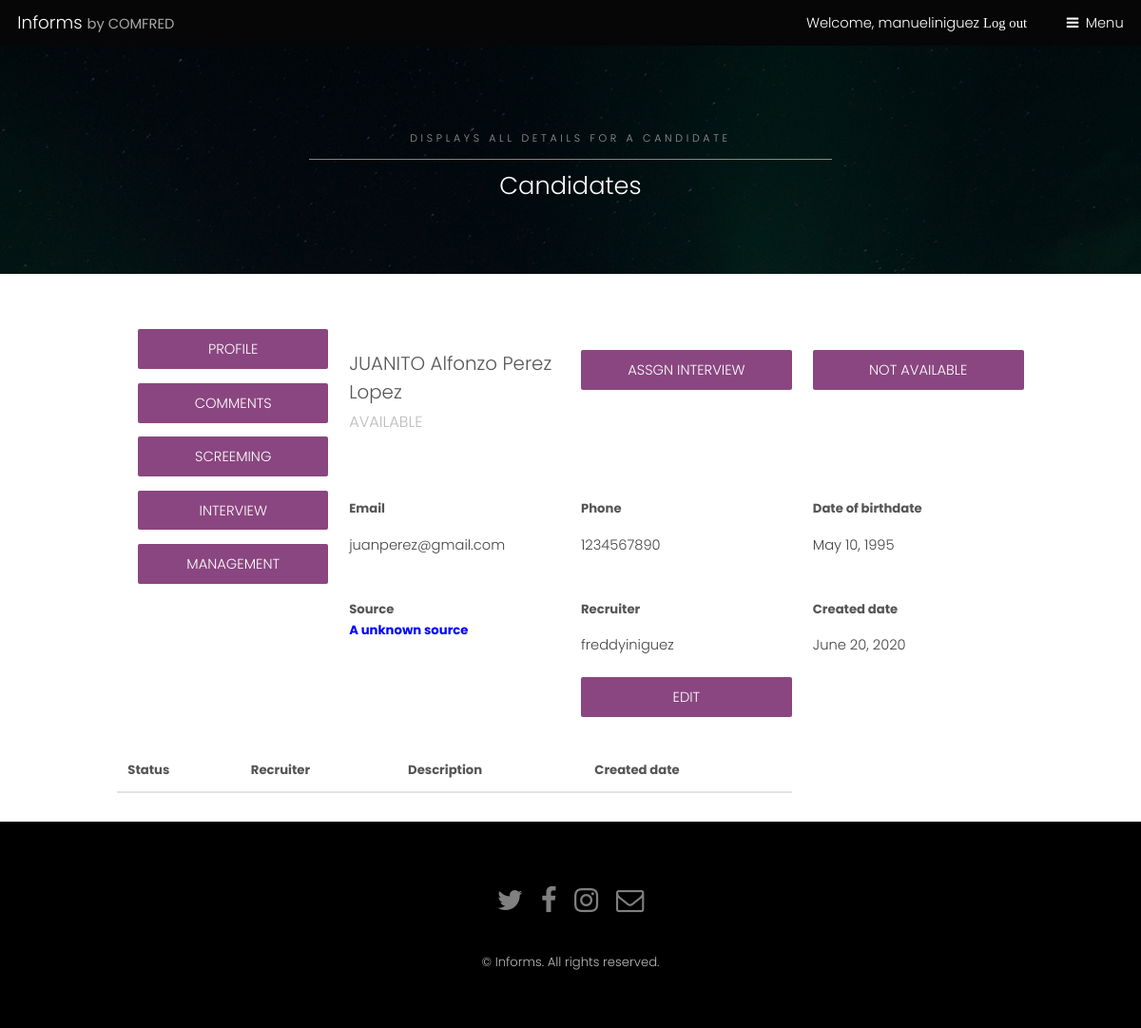
The page /candidates/profile/1 (signed in) on the database its author committed.
### candidates/models.py (models this page shows, shortened)
class Candidate(models.Model):
    recruiter = models.ForeignKey(settings.AUTH_USER_MODEL, on_delete = models.CASCADE)
    first_name = models.CharField(null = False, max_length=50)
    second_name = models.CharField(null=True, blank=True, max_length=50)
    last_name = models.CharField(null=False, max_length=50)
    second_last_name = models.CharField(null=True, blank=True, max_length=50)
    birthdate = models.DateField(null=False)
    email = models.EmailField(null = False)
    phone = models.CharField(max_length=10, null=False, default='1234567890')
    comments = models.TextField(null=True, blank=True)
    created_date = models.DateField(null=False, default=timezone.now)
    SOURCE_OPTIONS = (
        ('SELECIONAR', 'SELECIONAR'),
        ('Bolsa de trabajo UV', 'Bolsa de trabajo UV'),
        ('OCC Mundial', 'OCC Mundial'),
        ('Buscotrabajo', 'Buscotrabajo'),
        ('Quierotrabajo', 'Quierotrabajo')
    )
    source = models.CharField(choices=SOURCE_OPTIONS, max_length=200, default='SELECCIONAR')
    STATUS_OPCIONS = (
        ('AVAILABLE', 'AVAILABLE'),
        ('INTERVIEW', 'INTERVIEW'),
        ('NOT AVAILABLE', 'NOT AVAILABLE'),
        ('HIRED', 'HIRED'),
    )
    status = models.CharField(choices=STATUS_OPCIONS, max_length=200, default='AVAILABLE')

### candidates/views.py (the view)
# urls.py: path('profile/<int:pk>', views.candidates_profile, name='candidate_profile'),
@login_required
def candidates_profile(request, pk):
    candidate = get_object_or_404(Candidate, pk=pk)
    comment_list = Comment.objects.filter(candidate=candidate, )
    return render(request, 'candidates/profile.html', { 'candidate': candidate, 'comments':comment_list})

### candidates/templates/candidates/profile.html (shortened to what this page needs)
{% extends 'candidates/base.html' %}
{% load static %}
{% block content %}
<section id="One" class="wrapper style3" style="background-image:url({% static 'images/bg.jpg' %})">
    <div class="inner">
        <header class="align-center">
            <p>Displays all details for a candidate</p>
            <h2>Candidates</h2>
        </header>
    </div>
</section>
<div id="main" class="container">
    <div class="row uniform">
        <div class="3u 12u$(small)">
            <ul style="list-style: none">
                <li ><a href="#" class="button special fit">Profile</a></li>
                <li><a href="#" class="button special fit">Comments</a></li>
                <li><a href="#" class="button special fit">Screeming</a></li>
                <li><a href="#" class="button special fit">Interview</a></li>
                <li><a href="#" class="button special fit">Management</a></li>
            </ul>
        </div>
        <div class="9u 12u$(small)">
            <div class="row uniform">
                <div class="4u 12u$(small)">
                    <header>
                        <h3>
                        {{candidate.first_name}}
                        {{candidate.second_name |default_if_none:''}}
                        {{candidate.last_name}}
                        {{candidate.second_last_name |default_if_none:''}}
                        </h3>
                        <p>{{ candidate.status }}</p>
                    </header>
                </div>
                <div class="4u 12u$(small)">
                    <a href="#" class="button special fit">Assgn Interview</a>
                </div>
                <div class="4u 12u$(small)">
                    {% if candidate.status == 'HIRED' %}
                        <p></p>
                    {% elif candidate.status == 'NOT AVAILABLE'%}
                        <a href="#" class="button special fit">Return to process</a>
                    {% else %}
                        <a href="#" class="button special fit">Not available</a>
                    {% endif %}
                </div>
            </div>
        </div>
            <div class="9u 12u$(small)">
                <div class="row uniform">
                    <div class="4u 12u$(small)">
                        <label>Email</label>
                        <p>{{ candidate.email }}</p>
                    </div>
                    <div class="4u 12u$(small)">
                        <label>Phone</label>
                        <p>{{ candidate.phone }}</p>
                    </div>
                    <div class="4u 12u$(small)">
                        <label>Date of birthdate</label>
                        <p>{{ candidate.birthdate }}</p>
                    </div>
                </div>
            </div>
            <div class="9u 12u$(small)">
                <div class="row uniform">
                    <div class="4u 12u$(small)">
                        <label>Source<label>
                        <p style="color: blue">A unknown source</p>
                    </div>
                    <div class="4u 12u$(small)">
                        <label>Recruiter</label>
                        <p>{{ candidate.recruiter }}</p>
                    </div>
                    <div class="4u 12u$(small)">
                        <label>Created date</label>
                        <p>{{ candidate.created_date }}</p>
                    </div>
                    <div class="4u 12u$(small)">
                        <a href="#" class="button special fit">Edit</a>
                    </div>
                </div>
            </div>
            <div  class="9u 12u$(small)" >
                <div class="row uniform">
                    <div class="12u 12u$(small)">
                        <table>
                            <thead>
                                <tr>
                                    <th>Status</th>
                                    <th>Recruiter</th>
                                    <th>Description</th>
                                    <th>Created date</th>
                                </tr>
                            </thead>
                        </table>
                    </div>
                </div>
            </div>
    </div>
</div>
{% endblock %}

### candidates/templates/candidates/base.html (shortened to what this page needs)
{% load static %}
<html>
    <head>
        <link rel="stylesheet" href="{% static 'css/main.css' %}" />
        <link rel="stylesheet" href="{% static 'css/font-awesome.min.css' %}" />
    </head>
    <body class="subpage">
			<header id="header">
				<div class="logo"><a href="{% url 'homepage' %}">Informs <span>by COMFRED</span></a></div>
				{% if user.is_authenticated %}
					<a href="{% url 'logout' %}?next=/">Welcome, {{user.username}} <span class="fa fa-sing-out">Log out</span></a>
				{% else %}
					<a href="/accounts/login/?next=/">Login <span class="fa fa-sing-in">Log out</span></a>
				{% endif %}
				<a href="#menu">Menu</a>
			</header>
        {% block content %}
        {% endblock %}
			<footer id="footer">
				<div class="container">
					<ul class="icons">
						<li><a href="#" class="icon fa-twitter"><span class="label">Twitter</span></a></li>
						<li><a href="#" class="icon fa-facebook"><span class="label">Facebook</span></a></li>
						<li><a href="#" class="icon fa-instagram"><span class="label">Instagram</span></a></li>
						<li><a href="#" class="icon fa-envelope-o"><span class="label">Email</span></a></li>
					</ul>
				</div>
				<div class="copyright">
					&copy; Informs. All rights reserved.
				</div>
			</footer>
    </body>
</html>

### rows shown on the page
Candidate: first_name "JUANITO", second_name "Alfonzo", last_name "Perez", second_last_name "Lopez", status "AVAILABLE", email "juanperez@gmail.com", phone "1234567890", birthdate "May 10, 1995", recruiter "freddyiniguez", created_date "June 20, 2020"

### other values the page prints
{{ user.username }} "manueliniguez"
